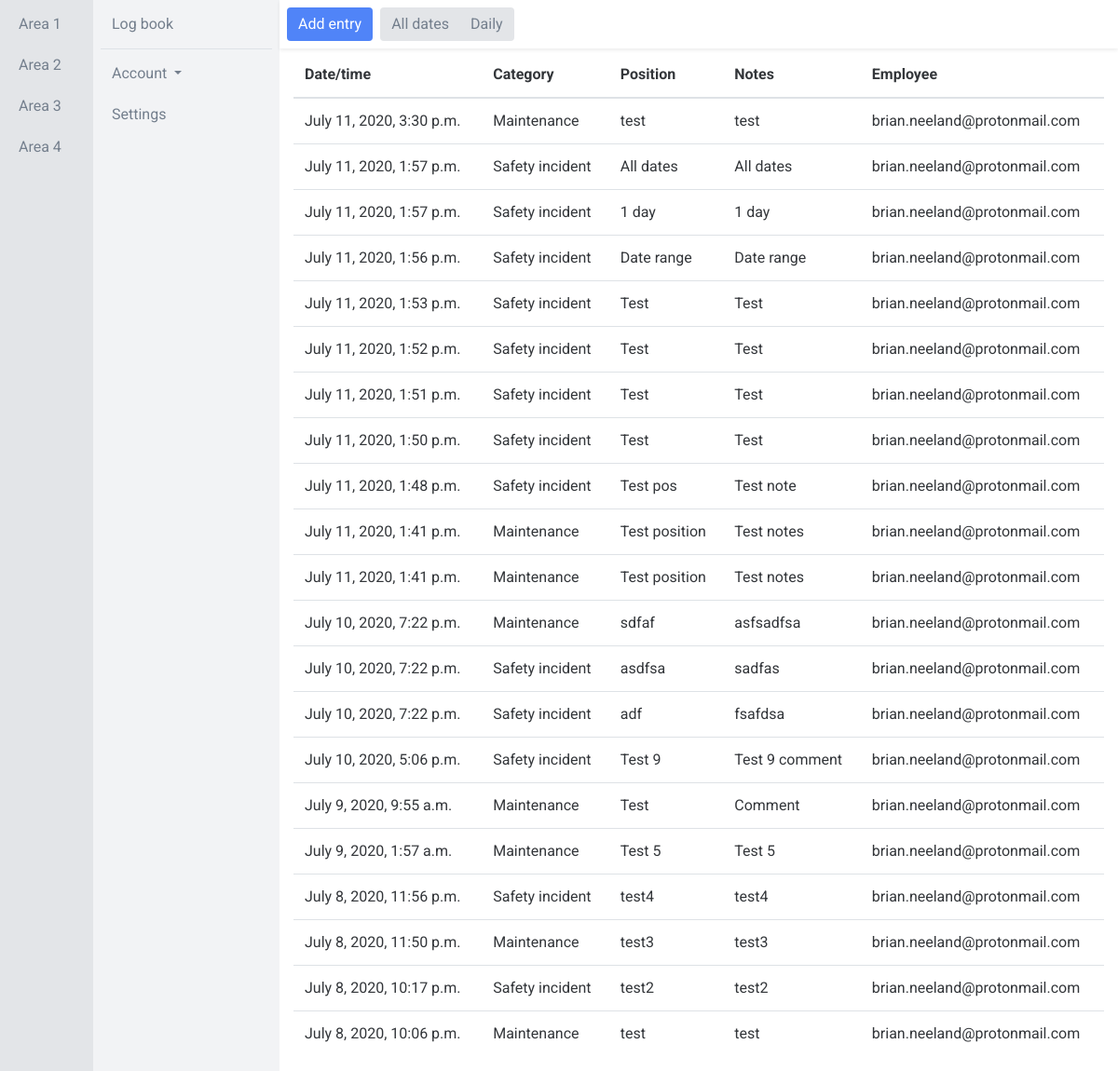
The app's page /app/area-1/log-1 (signed in), older data.
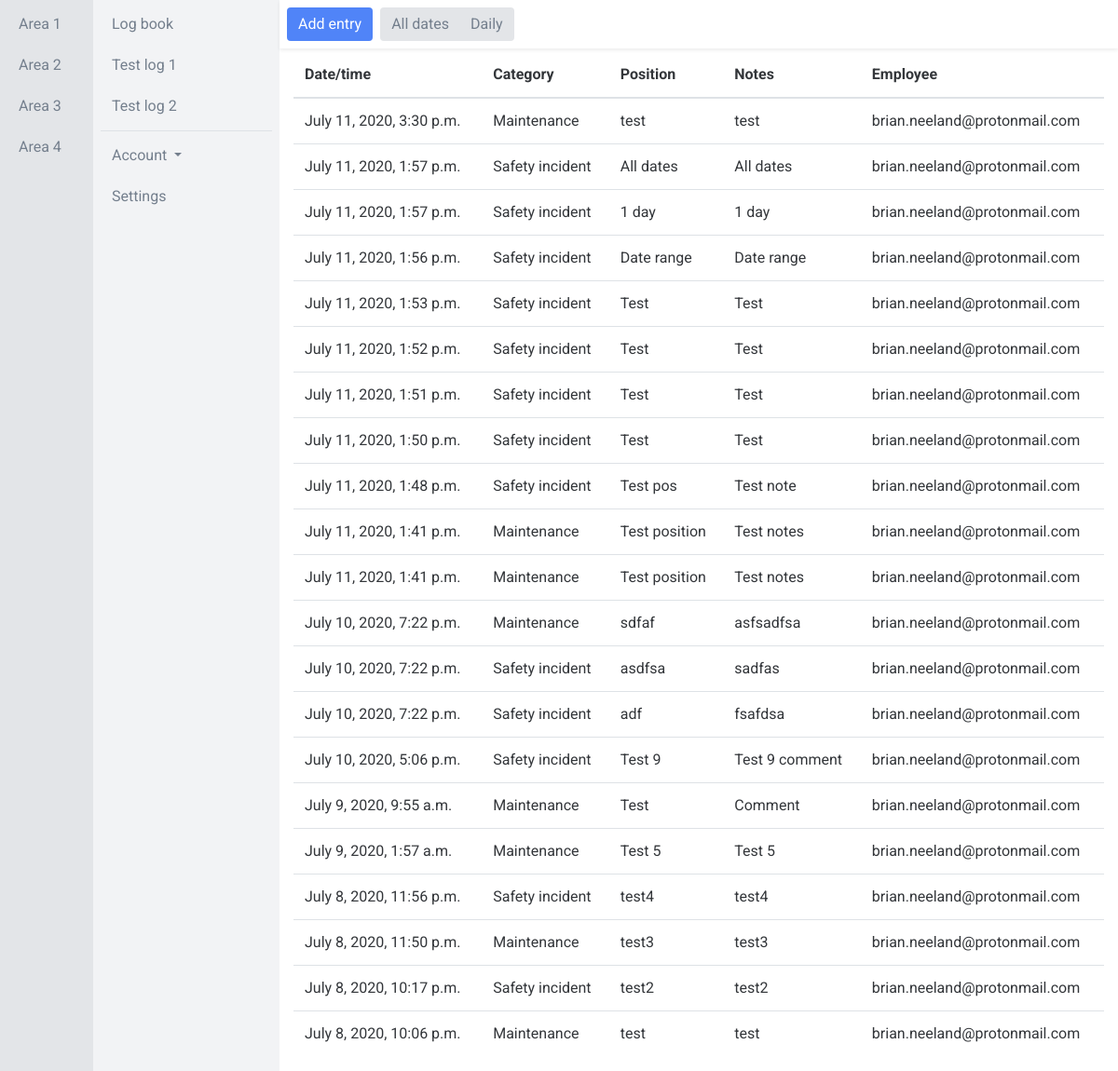
The same page, newer data.
### app/models.py (models this page shows, shortened)
class Area(models.Model):
    name = models.CharField(max_length=50)
    def __str__(self):
        return self.name

class Log(models.Model):
    area = models.ForeignKey(Area, on_delete=models.CASCADE)
    name = models.CharField(max_length=50)
    fields = models.ManyToManyField(Field, blank=True)
    unit_lead_acknowledgement_fields = models.ManyToManyField(AcknowledgementField, blank=True, related_name='unit_lead_acknowledgement_fields')
    superintendent_acknowledgement_fields = models.ManyToManyField(AcknowledgementField, blank=True, related_name='superintendent_acknowledgement_fields')
    engineering_acknowledgement_fields = models.ManyToManyField(AcknowledgementField, blank=True, related_name='engineering_acknowledgement_fields')
    new_shift_acknowledgement_fields = models.ManyToManyField(AcknowledgementField, blank=True, related_name='new_shift_acknowledgement_fields')
    def __str__(self):
        return self.name

class Field(models.Model):
    name = models.CharField(max_length=50)
    FIELD_BANK = (
        ('CF1', 'Short text field 1'),
        ('CF2', 'Short text field 2'),
        ('CF3', 'Short text field 3'),
        ('CF4', 'Short text field 4'),
        ('CF5', 'Short text field 5'),
        ('CF6', 'Short text field 6'),
        ('CF7', 'Short text field 7'),
        ('CF8', 'Short text field 8'),
        ('CF9', 'Short text field 9'),
        ('CF10', 'Short text field 10'),
        ('TF1', 'Long text field 1'),
        ('TF2', 'Long text field 2'),
        ('TF3', 'Long text field 3'),
        ('TF4', 'Long text field 4'),
        ('TF5', 'Long text field 5'),
        ('IF1', 'Integer field 1'),
        ('IF2', 'Integer field 2'),
        ('IF3', 'Integer field 3'),
        ('IF4', 'Integer field 4'),
        ('IF5', 'Integer field 5'),
        ('FF1', 'Floating point number field 1'),
        ('FF2', 'Floating point number field 2'),
        ('FF3', 'Floating point number field 3'),
        ('FF4', 'Floating point number field 4'),
        ('FF5', 'Floating point number field 5'),
    )
    type = models.CharField(max_length=5, choices=FIELD_BANK, default=None, blank=True, null=True)

class Entry(models.Model):
    log = models.ForeignKey(Log, on_delete=models.CASCADE)
    user = models.ForeignKey(settings.AUTH_USER_MODEL, on_delete=models.CASCADE)
    category = models.ForeignKey(Category, on_delete=models.CASCADE, blank=True, null=True)
    created_at = models.DateTimeField(auto_now_add=True)
    CF1 = models.CharField(max_length=50, blank=True, null=True)
    CF2 = models.CharField(max_length=50, blank=True, null=True)
    CF3 = models.CharField(max_length=50, blank=True, null=True)
    CF4 = models.CharField(max_length=50, blank=True, null=True)
    CF5 = models.CharField(max_length=50, blank=True, null=True)
    CF6 = models.CharField(max_length=50, blank=True, null=True)
    CF7 = models.CharField(max_length=50, blank=True, null=True)
    CF8 = models.CharField(max_length=50, blank=True, null=True)
    CF9 = models.CharField(max_length=50, blank=True, null=True)
    CF10 = models.CharField(max_length=50, blank=True, null=True)
    TF1 = models.TextField(blank=True, null=True)
    TF2 = models.TextField(blank=True, null=True)
    TF3 = models.TextField(blank=True, null=True)
    TF4 = models.TextField(blank=True, null=True)
    TF5 = models.TextField(blank=True, null=True)
    IF1 = models.IntegerField(blank=True, null=True)
    IF2 = models.IntegerField(blank=True, null=True)
    IF3 = models.IntegerField(blank=True, null=True)
    IF4 = models.IntegerField(blank=True, null=True)
    IF5 = models.IntegerField(blank=True, null=True)
    FF1 = models.FloatField(blank=True, null=True)
    FF2 = models.FloatField(blank=True, null=True)
    FF3 = models.FloatField(blank=True, null=True)
    FF4 = models.FloatField(blank=True, null=True)
    FF5 = models.FloatField(blank=True, null=True)
    class Meta:
        verbose_name_plural = "entries"

class Category(models.Model):
    name = models.CharField(max_length=50)
    def __str__(self):
        return self.name
    class Meta:
        verbose_name_plural = "categories"

### users/models.py (models this page shows)
class CustomUser(AbstractBaseUser, PermissionsMixin):
    email = models.EmailField(unique=True)
    first_name = models.CharField(max_length=50, null=True, blank=True)
    last_name = models.CharField(max_length=50, null=True, blank=True)
    is_active = models.BooleanField(default=True)
    is_staff = models.BooleanField(default=False)
    objects = CustomUserManager()
    USERNAME_FIELD = 'email'
    REQUIRED_FIELDS = ['first_name', 'last_name',]
    def __str__(self):
        return self.email

### app/views.py (the view, shortened to what this page needs)
# urls.py: path('area-<int:area_pk>/log-<int:log_pk>', views.Log.as_view(), name='log', kwargs={'acknowledgements': False}),
class Log(LoginRequiredMixin, PermissionRequiredMixin, AreasMixin, LogsMixin, CreateView):
    login_url = "login"
    permission_required = 'app.add_entry'
    model = models.Entry
    template_name = "app/log.html"
    form_class = forms.CreateEntryForm
    def get_context_data(self, **kwargs):
        context = super().get_context_data(**kwargs)
        area_pk = self.kwargs['area_pk']
        area = models.Area.objects.get(pk=area_pk)
        context['area'] = area
        log_pk = self.kwargs['log_pk']
        log = models.Log.objects.get(pk=log_pk)
        context['log'] = log
        context['fields'] = log.fields.all()
        context['unit_lead_acknowledgement_fields'] = log.unit_lead_acknowledgement_fields.all()
        context['superintendent_acknowledgement_fields'] = log.superintendent_acknowledgement_fields.all()
        context['engineering_acknowledgement_fields'] = log.engineering_acknowledgement_fields.all()
        context['new_shift_acknowledgement_fields'] = log.new_shift_acknowledgement_fields.all()
        entries = models.Entry.objects.filter(log=log).order_by('-created_at')
        acknowledgements = models.Acknowledgement.objects.filter(log=log).order_by('-created_at')
        url_name = resolve(self.request.path_info).url_name
        context['url_name'] = url_name
        context['entries'] = entries
        context['unit_lead_acknowledgements'] = acknowledgements.filter(group__name="Unit lead")
        context['superintendent_acknowledgements'] = acknowledgements.filter(group__name="Superintendent")
        context['engineering_acknowledgements'] = acknowledgements.filter(group__name="Engineering")
        context['new_shift_acknowledgements'] = acknowledgements.filter(group__name="Operator")
        return context
    def get_form_kwargs(self):
        kwargs = super().get_form_kwargs()
        kwargs.update({
            'user': self.request.user,
            'log_pk': self.kwargs['log_pk'],
        })
        return kwargs

### app/templatetags/templatetags.py (called while the page is built)
@register.filter
def get_object_attribute(object, attribute):
    return getattr(object, attribute)

### app/views.py (called while the page is built)
    def get_context_data(self, **kwargs):
        context = super(AreasMixin, self).get_context_data(**kwargs)
        areas = models.Area.objects.all()
        context['areas'] = areas
        return context

    def get_context_data(self, **kwargs):
        context = super(LogsMixin, self).get_context_data(**kwargs)
        area_pk = self.kwargs['area_pk']
        logs = models.Log.objects.filter(area=area_pk)
        context['logs'] = logs
        return context

### app/templates/app/log.html (shortened to what this page needs)
{% extends 'app/base.html' %}
{% load static %}
{% load templatetags %}
{% load crispy_forms_tags %}
{% block content %}
<div class="container-fluid">
  <div class="row">
        <div class="col-1 col-area p-2 fixed-top overflow-auto h-100">
          {% for area in areas %}
            <a href="{% url 'app:area' area.pk %}" class="btn btn-link btn-block sidebarnav" role="button">{{ area }}</a>
          {% empty %}
            No areas to display
          {% endfor %}
        </div>
        <div class="col-2 col-log p-2 offset-1 fixed-top overflow-auto h-100">
          {% for log in logs %}
            <a href="{% url 'app:log' log.area.pk log.pk %}" class="btn btn-link btn-block sidebarnav" role="button">{{ log }}</a>
          {% empty %}
            No logs to display
          {% endfor %}
          <div class="border-top mt-2">
            <div class="btn-group dropdown btn-block">
              <button type="button" class="btn btn-link dropdown-toggle mt-2 sidebarnav" data-toggle="dropdown" aria-haspopup="true" aria-expanded="false">
                Account
              </button>
            </div>
            <a href="#" class="btn btn-link btn-block sidebarnav" role="button">Settings</a>
          </div>
        </div>
    <div class="col-9 col-entry offset-3 fixed-top">
      <div class="row p-2 shadow-sm">
          <div>
            <button type="button" class="btn btn-primary" data-toggle="modal" data-target="#add_entry">Add entry</button>
          </div>
          <div class="pl-2">
            <div class="btn-group" role="group" aria-label="Basic example">
              <a type="button" class="btn btn-secondary" href="{% url 'app:log' area.pk log.pk %}">All dates</a>
              {% now "Y" as current_year %}
              {% now "m" as current_month %}
              {% now "d" as current_day %}
              <a type="button" class="btn btn-secondary" href="{% url 'app:log_daily' area.pk log.pk current_year current_month current_day %}">Daily</a>
            </div>
          </div>
          <div class="pl-2">
          </div>
      </div>
    </div>
    <div class="col-9 col-entry pt-5 ml-auto">
      <div class="row pt-2">
        <div class="col">
          <table class="table" id="myTable">
            <thead>
              <tr>
                <th scope="col">Date/time</th>
                <th scope="col">Category</th>
                {% for field in fields %}
                  <th scope="col">{{ field.name }}</th>
                {% endfor %}
                <th scope="col">Employee</th>
              </tr>
            </thead>
            <tbody>
              {% for entry in entries %}
                <tr id="table_rows">
                    <td>{{ entry.created_at }}</td>
                    <td>{{ entry.category }}</td>
                    {% for field in fields %}
                      <td>{{ entry|get_object_attribute:field.type }}</td>
                    {% endfor %}
                    <td>{{ entry.user }}</td>
                </tr>
              {% empty %}
                <tr id="table_rows">
                  <td>No entries to display for the date selected</td>
                </tr>
              {% endfor %}
            </tbody>
          </table>
        </div>
      </div>
    </div>
  </div>
</div>
{% endblock %}

Row changes from the older to the newer data that the page shows:
added Log: name "Test log 1"
added Log: name "Test log 2"
